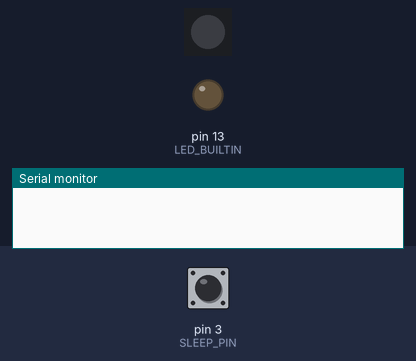
The sketch below on a simulated Arduino Uno, built with avr-gcc and run on an emulated ATmega328P. On the bench: 1 RGB LEDs in strip order, left to right, output pins drawn as LEDs (lit = HIGH), the last lines printed to the serial monitor. The test bench sets the inputs (shaded band); at power-on: pin 3 (SLEEP_PIN) HIGH. Dim RGB values are drawn brighter than linear.

Above: at 1.2 s.
1.3 s: pin 3 (SLEEP_PIN) pulled LOW for 0.15 s
At 1.45 s:
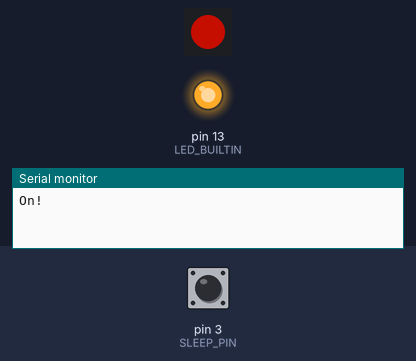
4.3 s: pin 3 (SLEEP_PIN) pulled LOW for 1 s
At 4.78 s:
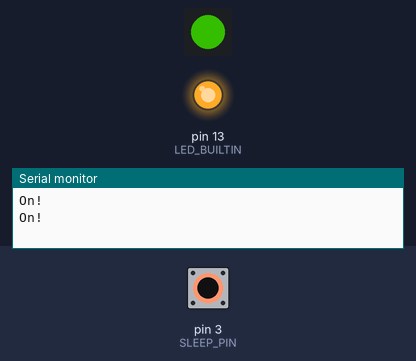
8.3 s: pin 3 (SLEEP_PIN) pulled LOW for 0.15 s
At 9.05 s:
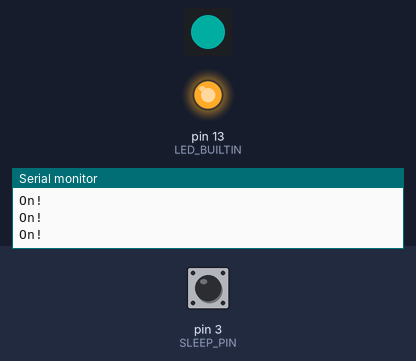
11.4 s: pin 3 (SLEEP_PIN) pulled LOW for 3.2 s
At 11.83 s:
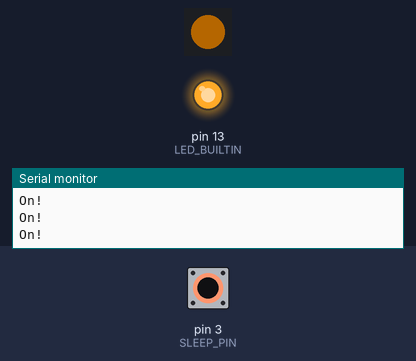
Timing chart, 0 to 17.1 s (numbered marks = the images above; inputs shaded):
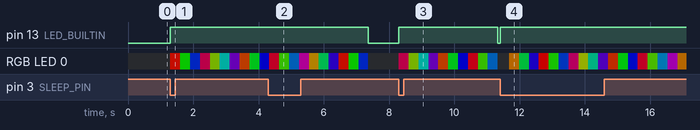

The sketch:

power_glove.ino
```cpp
#include <Adafruit_NeoPixel.h>
#ifdef __AVR__
  #include <avr/sleep.h>
  #include <avr/power.h>
  #include "LowPower.h"
#endif


// Only interrupts on pins 2 and 3 are supported.
#define SLEEP_PIN 3
#define INTERRUPT_ID digitalPinToInterrupt(SLEEP_PIN)
#define IDLE_TIME_BEFORE_SLEEP 15000

#define SENSOR_PIN SLEEP_PIN
#define PIXEL_INDEX 0
#define PIXEL_PIN 9


#define LIGHT_ON_TIME 3000
#define RAINBOW_TIME 1000
#define STEPS_PER_RAINBOW 50

// Brightness can range from 0 to 255
#define BRIGHTNESS 100
const int DELAY_FOR_COLOR_CHANGE = RAINBOW_TIME / STEPS_PER_RAINBOW;
const int RGB_INCREMENT = (BRIGHTNESS*3) / STEPS_PER_RAINBOW;

Adafruit_NeoPixel pixels = Adafruit_NeoPixel(1, PIXEL_PIN, NEO_GRB + NEO_KHZ800);
int rgbColour[3] = {BRIGHTNESS, 0, 0};  // Must have only one color at max and others at 0
int current_color = 0;  // Must start as the index of the 255 color.

// Must be volatile in case we alter in WakeUpCallback
volatile unsigned long last_interacted_timestamp = 0;

#ifdef __AVR__

  void WakeUpCallback()
  {
    /* This will bring us back from sleep. */

    /* We detach the interrupt to stop it from
       continuously firing while the interrupt pin
       is low.
    */
    detachInterrupt(INTERRUPT_ID);
  }

  void DeepSleep() {
    // Allow wake up pin to trigger interrupt on low.
    attachInterrupt(INTERRUPT_ID, WakeUpCallback, LOW);

    // Enter power down state with ADC and BOD module disabled.
    // Wake up when wake up pin is low.
    LowPower.powerDown(SLEEP_FOREVER, ADC_OFF, BOD_OFF);
  }

#else

  // TODO:  If using Adafruit TPL5110, send a signal to the DONE pin.
  void DeepSleep() {}

#endif


void setup()
{
  pinMode(LED_BUILTIN, OUTPUT);
  pinMode(SENSOR_PIN, INPUT_PULLUP);
  pixels.begin(); // This initializes the NeoPixel library
  Serial.begin(9600);
  last_interacted_timestamp = millis();

  /*
  Serial.print("RGB_INCREMENT ");
  Serial.println(RGB_INCREMENT);
  Serial.print("DELAY_FOR_COLOR_CHANGE ");
  Serial.println(DELAY_FOR_COLOR_CHANGE);
  */
}

void updateToNextColorInRainbow() {
  int next_color = (current_color + 1) % 3;

  rgbColour[current_color] -= RGB_INCREMENT;
  rgbColour[next_color] += RGB_INCREMENT;

  if (rgbColour[current_color] < 0) {
    rgbColour[current_color] = 0;
    rgbColour[next_color] = BRIGHTNESS;
   // Serial.println("Next color");
    //Serial.println(current_color);
    //Serial.println(next_color);
    current_color = next_color;
  }

}

void  loop()
{
  unsigned long now = millis();
  if ((now - last_interacted_timestamp) > IDLE_TIME_BEFORE_SLEEP) {
    Serial.print("DEEP SLEEP ");
    /*
    Serial.print(now);
    Serial.print(" ");
    Serial.print(last_interacted_timestamp);
    Serial.print(" ");
    Serial.print(now - last_interacted_timestamp);
    Serial.print(" ");
    Serial.print(kIdleTime);
    Serial.println();
    */
    delay(100);
    DeepSleep();
    // Control will resume here when we are woken back up.
    last_interacted_timestamp = now;
    Serial.println("Woke up!");
    return;
  }

  // Turn light off by default.
  pixels.setPixelColor(PIXEL_INDEX, pixels.Color(0,0,0));
  pixels.show();
  digitalWrite(LED_BUILTIN, LOW);

  bool sensor_triggered = digitalRead(SENSOR_PIN) == LOW;

  if (sensor_triggered) {
    digitalWrite(LED_BUILTIN, HIGH);
    Serial.println("On!");

    for (int time_spent = 0; time_spent < LIGHT_ON_TIME; time_spent += DELAY_FOR_COLOR_CHANGE) {
      updateToNextColorInRainbow();
      pixels.setPixelColor(PIXEL_INDEX, pixels.Color(rgbColour[0], rgbColour[1], rgbColour[2]));
      pixels.show();
      delay(DELAY_FOR_COLOR_CHANGE);
    }
    last_interacted_timestamp = now;
  }
}
```

Measured:
- after the input at 1.3 s, pin 13 (LED_BUILTIN): LOW → HIGH at once; RGB LED 0: off → RGB(94, 6, 0) at once, → RGB(4, 96, 0) 0.30 s later, → RGB(0, 16, 84) 0.30 s later, → RGB(72, 0, 28) 0.30 s later, … (10 changes in this stretch)
- after the input at 4.3 s, pin 13 (LED_BUILTIN): HIGH → LOW after 3.1 s instead of 0.03 s
- after the input at 8.3 s, pin 13 (LED_BUILTIN): LOW → HIGH at once, → LOW 3.0 s later; RGB LED 0: off → RGB(72, 0, 28) at once, → RGB(40, 60, 0) 0.30 s later, → RGB(0, 52, 48) 0.30 s later, → RGB(36, 0, 64) 0.30 s later, … (11 changes in this stretch)
- after the input at 11.4 s, pin 13 (LED_BUILTIN): LOW → HIGH at once; RGB LED 0: off → RGB(64, 36, 0) after 0.28 s, → RGB(0, 76, 24) 0.30 s later, → RGB(12, 0, 88) 0.30 s later, → RGB(100, 0, 0) 0.30 s later, … (18 changes in this stretch)
